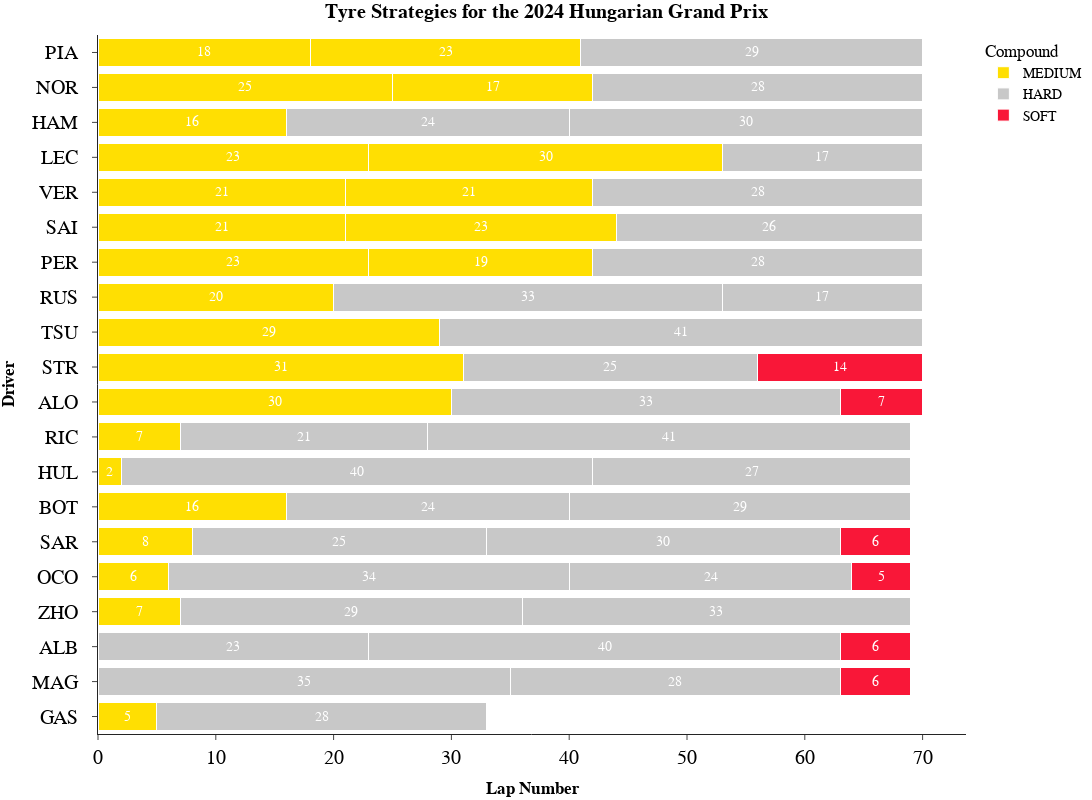

The notebook cell this image was saved under:
### Code cell
fig=px.bar(
    stint_with_pos,
    y="Driver",
    x='StintLength',
    text="StintLength",
    orientation='h',
    barmode='stack',
    color='Compound',
    template="simple_white",
    title="<b>Tyre Strategies for the {} {}</b>".format(year,gp),
    height=800, width=1200,
    hover_data=["Position"],
    color_discrete_map={
                 "SOFT": "#F91536",
                 "MEDIUM": "#ffdf00 ",
                 "HARD":"#c8c8c8 ",
                 "INTERMEDIATE":"#009E60 ",
                 "WET":"#3671C6"
    }
)
fig.update_layout(
    yaxis = dict(tickfont = dict(size=20)),
    xaxis = dict(tickfont = dict(size=20)),
    xaxis_title="<b>Lap Number</b>",
    yaxis_title="<b>Driver</b>",
    title_x=0.5,
    font=dict(
        family="PT Sans Narrow",
        size=14,
        color="Black"
    ),
    title_font_family="PT Sans Narrow"
)

fig.update_layout(yaxis={'categoryorder':'total descending'},    
        hoverlabel=dict(
        bgcolor="Black",
        font_size=16,
        font_family="PT Sans Narrow"
    ),
    margin=dict(l=5, r=5, t=35, b=5),
    )

fig['layout']['yaxis']['autorange'] = "reversed"

fig.update_traces(marker_line_width=1, marker_line_color="WHITE", opacity=0.99, insidetextanchor="middle",textfont_color="White")

fig.update_yaxes(ticksuffix = "  ")

fig.show()

### Figure 1 — Plotly figure (JSON) as saved in the notebook; plotly's stock layout.template omitted (floating-point values rounded to 4 significant figures)
{"data": [{"alignmentgroup": "True", "customdata": [[1], [1], [2], [2], [3], [4], [4], [5], [5], [6], [6], [7], [7], [8], [9], [10], [11], [12], [13], [16], [17], [18], [19], [20]], "hovertemplate": "Compound=MEDIUM<br>StintLength=%{text}<br>Driver=%{y}<br>Position=%{customdata[0]}<extra></extra>", "insidetextanchor": "middle", "legendgroup": "MEDIUM", "marker": {"color": "#ffdf00 ", "line": {"color": "WHITE", "width": 1}, "pattern": {"shape": ""}}, "name": "MEDIUM", "offsetgroup": "MEDIUM", "opacity": 0.99, "orientation": "h", "showlegend": true, "text": [18, 23, 25, 17, 16, 23, 30, 21, 21, 21, 23, 23, 19, 20, 29, 31, 30, 7, 2, 16, 8, 6, 7, 5], "textfont": {"color": "White"}, "textposition": "auto", "type": "bar", "x": [18, 23, 25, 17, 16, 23, 30, 21, 21, 21, 23, 23, 19, 20, 29, 31, 30, 7, 2, 16, 8, 6, 7, 5], "xaxis": "x", "y": ["PIA", "PIA", "NOR", "NOR", "HAM", "LEC", "LEC", "VER", "VER", "SAI", "SAI", "PER", "PER", "RUS", "TSU", "STR", "ALO", "RIC", "HUL", "BOT", "SAR", "OCO", "ZHO", "GAS"], "yaxis": "y"}, {"alignmentgroup": "True", "customdata": [[1], [2], [3], [3], [4], [5], [6], [7], [8], [8], [9], [10], [11], [12], [12], [13], [13], [14], [14], [15], [15], [16], [16], [17], [17], [18], [18], [19], [19], [20]], "hovertemplate": "Compound=HARD<br>StintLength=%{text}<br>Driver=%{y}<br>Position=%{customdata[0]}<extra></extra>", "insidetextanchor": "middle", "legendgroup": "HARD", "marker": {"color": "#c8c8c8 ", "line": {"color": "WHITE", "width": 1}, "pattern": {"shape": ""}}, "name": "HARD", "offsetgroup": "HARD", "opacity": 0.99, "orientation": "h", "showlegend": true, "text": [29, 28, 24, 30, 17, 28, 26, 28, 33, 17, 41, 25, 33, 21, 41, 40, 27, 23, 40, 35, 28, 24, 29, 25, 30, 34, 24, 29, 33, 28], "textfont": {"color": "White"}, "textposition": "auto", "type": "bar", "x": [29, 28, 24, 30, 17, 28, 26, 28, 33, 17, 41, 25, 33, 21, 41, 40, 27, 23, 40, 35, 28, 24, 29, 25, 30, 34, 24, 29, 33, 28], "xaxis": "x", "y": ["PIA", "NOR", "HAM", "HAM", "LEC", "VER", "SAI", "PER", "RUS", "RUS", "TSU", "STR", "ALO", "RIC", "RIC", "HUL", "HUL", "ALB", "ALB", "MAG", "MAG", "BOT", "BOT", "SAR", "SAR", "OCO", "OCO", "ZHO", "ZHO", "GAS"], "yaxis": "y"}, {"alignmentgroup": "True", "customdata": [[10], [11], [14], [15], [17], [18]], "hovertemplate": "Compound=SOFT<br>StintLength=%{text}<br>Driver=%{y}<br>Position=%{customdata[0]}<extra></extra>", "insidetextanchor": "middle", "legendgroup": "SOFT", "marker": {"color": "#F91536", "line": {"color": "WHITE", "width": 1}, "pattern": {"shape": ""}}, "name": "SOFT", "offsetgroup": "SOFT", "opacity": 0.99, "orientation": "h", "showlegend": true, "text": [14, 7, 6, 6, 6, 5], "textfont": {"color": "White"}, "textposition": "auto", "type": "bar", "x": [14, 7, 6, 6, 6, 5], "xaxis": "x", "y": ["STR", "ALO", "ALB", "MAG", "SAR", "OCO"], "yaxis": "y"}], "layout": {"barmode": "stack", "font": {"color": "Black", "family": "PT Sans Narrow", "size": 14}, "height": 800, "hoverlabel": {"bgcolor": "Black", "font": {"family": "PT Sans Narrow", "size": 16}}, "legend": {"title": {"text": "Compound"}, "tracegroupgap": 0}, "margin": {"b": 5, "l": 5, "r": 5, "t": 35}, "title": {"font": {"family": "PT Sans Narrow"}, "text": "<b>Tyre Strategies for the 2024 Hungarian Grand Prix</b>", "x": 0.5}, "width": 1200, "xaxis": {"anchor": "y", "domain": [0, 1], "tickfont": {"size": 20}, "title": {"text": "<b>Lap Number</b>"}}, "yaxis": {"anchor": "x", "autorange": "reversed", "categoryorder": "total descending", "domain": [0, 1], "tickfont": {"size": 20}, "ticksuffix": "  ", "title": {"text": "<b>Driver</b>"}}}}
